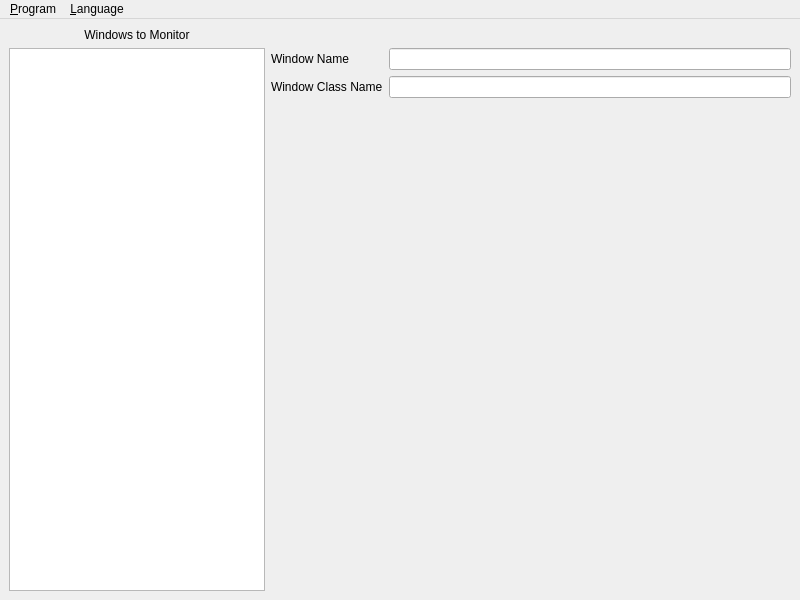
<?xml version="1.0" encoding="UTF-8"?>
<ui version="4.0">
 <class>main_window</class>
 <widget class="QMainWindow" name="main_window">
  <property name="geometry">
   <rect>
    <x>0</x>
    <y>0</y>
    <width>800</width>
    <height>600</height>
   </rect>
  </property>
  <property name="windowTitle">
   <string notr="true">Consciousness</string>
  </property>
  <widget class="QWidget" name="centralwidget">
   <layout class="QGridLayout" name="gridLayout_2" columnstretch="0,1">
    <item row="0" column="0">
     <layout class="QVBoxLayout" name="verticalLayout_1">
      <item>
       <widget class="QLabel" name="label_1">
        <property name="text">
         <string>Windows to Monitor</string>
        </property>
        <property name="alignment">
         <set>Qt::AlignCenter</set>
        </property>
       </widget>
      </item>
      <item>
       <widget class="QListWidget" name="listWidget_windows">
        <property name="selectionRectVisible">
         <bool>true</bool>
        </property>
       </widget>
      </item>
     </layout>
    </item>
    <item row="0" column="1">
     <layout class="QVBoxLayout" name="verticalLayout_2">
      <item>
       <spacer name="verticalSpacer_2">
        <property name="orientation">
         <enum>Qt::Vertical</enum>
        </property>
        <property name="sizeType">
         <enum>QSizePolicy::Fixed</enum>
        </property>
        <property name="sizeHint" stdset="0">
         <size>
          <width>20</width>
          <height>20</height>
         </size>
        </property>
       </spacer>
      </item>
      <item>
       <layout class="QGridLayout" name="gridLayout" columnminimumwidth="0,200">
        <item row="0" column="1">
         <widget class="QLineEdit" name="lineEdit_window_name">
          <property name="text">
           <string notr="true"/>
          </property>
         </widget>
        </item>
        <item row="0" column="0">
         <widget class="QLabel" name="label_2">
          <property name="text">
           <string>Window Name</string>
          </property>
         </widget>
        </item>
        <item row="1" column="0">
         <widget class="QLabel" name="label_3">
          <property name="text">
           <string>Window Class Name</string>
          </property>
         </widget>
        </item>
        <item row="1" column="1">
         <widget class="QLineEdit" name="lineEdit_window_class_name">
          <property name="text">
           <string notr="true"/>
          </property>
         </widget>
        </item>
       </layout>
      </item>
      <item>
       <spacer name="verticalSpacer_1">
        <property name="orientation">
         <enum>Qt::Vertical</enum>
        </property>
        <property name="sizeHint" stdset="0">
         <size>
          <width>20</width>
          <height>40</height>
         </size>
        </property>
       </spacer>
      </item>
     </layout>
    </item>
   </layout>
  </widget>
  <widget class="QMenuBar" name="menuBar">
   <property name="geometry">
    <rect>
     <x>0</x>
     <y>0</y>
     <width>800</width>
     <height>26</height>
    </rect>
   </property>
   <widget class="QMenu" name="menu_program">
    <property name="title">
     <string>&amp;Program</string>
    </property>
    <addaction name="action_exit"/>
   </widget>
   <widget class="QMenu" name="menu_language">
    <property name="title">
     <string>&amp;Language</string>
    </property>
    <addaction name="action_system_default"/>
    <addaction name="separator"/>
   </widget>
   <addaction name="menu_program"/>
   <addaction name="menu_language"/>
  </widget>
  <action name="action_exit">
   <property name="text">
    <string>&amp;Exit</string>
   </property>
  </action>
  <action name="action_system_default">
   <property name="text">
    <string>System Default</string>
   </property>
  </action>
 </widget>
 <resources/>
 <connections/>
</ui>
